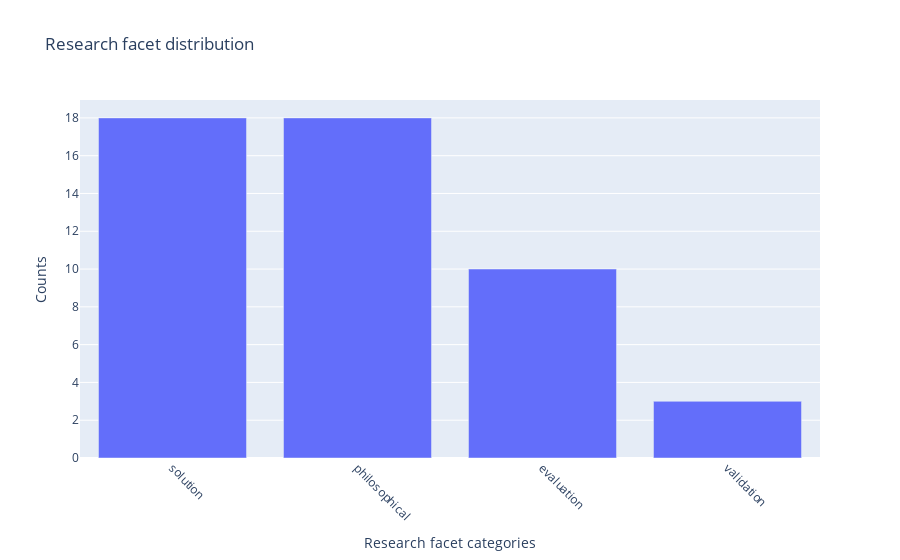

The code cell stored with this chart in its notebook:
### Code cell
fig = px.bar(
    df.research.str.split(',').explode().value_counts(),
    y='research',
    title='Research facet distribution')

fig.update_layout(
    xaxis=dict(tickangle=45, title='Research facet categories'),
    yaxis=dict(title='Counts')
)

fig.show()

### Figure 1 — Plotly figure (JSON) as saved in the notebook; plotly's stock layout.template omitted (floating-point values rounded to 4 significant figures)
{"data": [{"alignmentgroup": "True", "hovertemplate": "index=%{x}<br>research=%{y}<extra></extra>", "legendgroup": "", "marker": {"color": "#636efa", "pattern": {"shape": ""}}, "name": "", "offsetgroup": "", "orientation": "v", "showlegend": false, "textposition": "auto", "type": "bar", "x": ["solution", "philosophical", "evaluation", "validation"], "xaxis": "x", "y": [18, 18, 10, 3], "yaxis": "y"}], "layout": {"barmode": "relative", "legend": {"tracegroupgap": 0}, "title": {"text": "Research facet distribution"}, "xaxis": {"anchor": "y", "domain": [0, 1], "tickangle": 45, "title": {"text": "Research facet categories"}}, "yaxis": {"anchor": "x", "domain": [0, 1], "title": {"text": "Counts"}}}}
